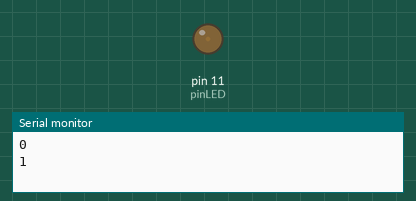
Recording of a sketch running on a simulated Arduino Uno, built with avr-gcc and run on an emulated ATmega328P. On the bench: output pins drawn as LEDs (lit = HIGH), the last lines printed to the serial monitor.

Above: at 0.05 s.
At 3.85 s:
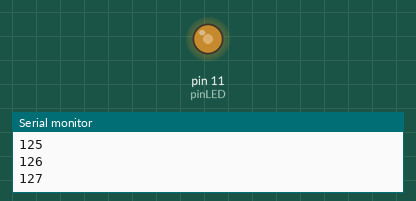
At 5.75 s:
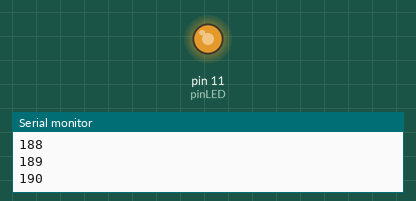
At 7.65 s:
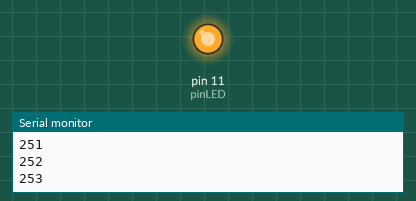
Timing chart, 0 to 10.0 s (numbered marks = the images above):
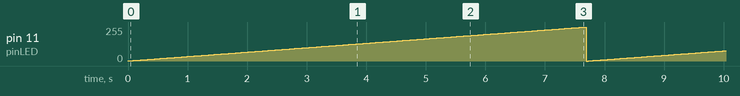

Measured:
- by itself, pin 11 (pinLED): ramps from 0/255 to 255/255 and jumps back, once every 7.7 s

The sketch:

ledRgb.ino
```cpp
int valorBrilho = 0;
int pinLED = 11;
void setup()
{
   pinMode (pinLED, OUTPUT);
   analogWrite(pinLED, 0);
   Serial.begin (9600);
}
void loop() {
  Serial.println(valorBrilho);
  if (valorBrilho < 255) {
    valorBrilho++;
    analogWrite (pinLED, valorBrilho);
    delay(30);
  }
  else
  {
    valorBrilho = 0;
    analogWrite (pinLED, valorBrilho);
    delay(30);
  }
}
```
